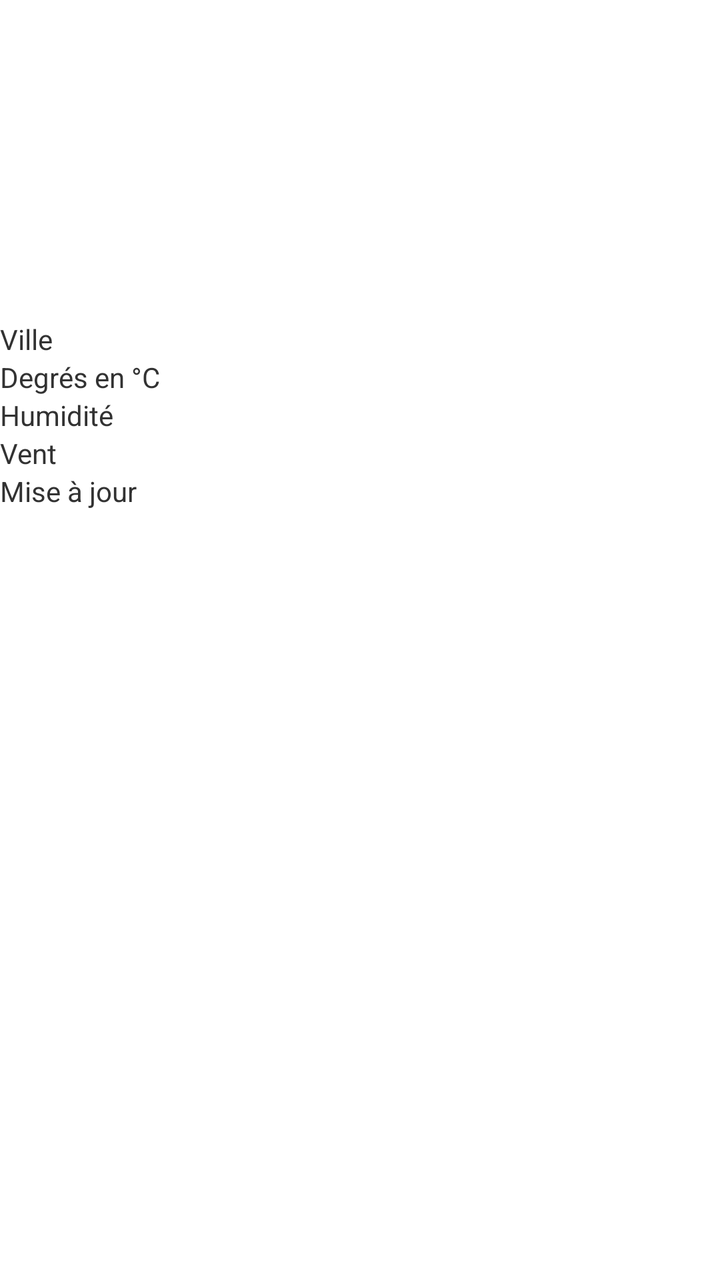
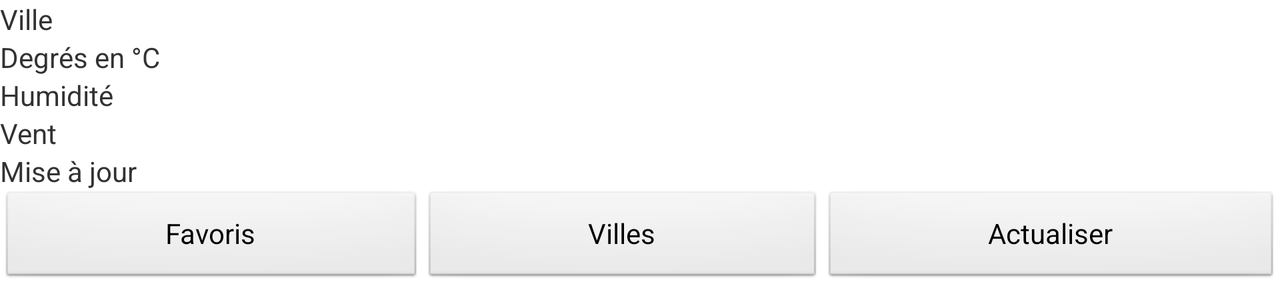

Two renders of one Android screen. The first uses the default layout on a phone; the second uses the alternative layout the repository ships for a different screen configuration, on a matching device. The two XML files are below.
<!-- AndroidManifest.xml: application theme AppTheme -->
<!-- res/layout/activity_main.xml -->
<LinearLayout xmlns:android="http://schemas.android.com/apk/res/android"
	   android:orientation="vertical"
	   android:layout_width="match_parent"
	   android:layout_height="match_parent" >
	
	    <LinearLayout
	        android:layout_width="fill_parent"
	        android:layout_height="wrap_content"
	        android:orientation="vertical"
	        android:gravity="center"
	        android:layout_weight="1">
	
			<ImageView
			    android:id="@+id/imageView1"
			    android:contentDescription="@string/icon"
			    android:src="@drawable/ic_launcher"
			    android:layout_width="wrap_content"
			    android:layout_height="wrap_content"
			    android:scaleType="centerInside"/>
	
	    </LinearLayout>
	
	    <LinearLayout
	        android:layout_width="match_parent"
	        android:orientation="vertical"
	        android:layout_height="0dp"
	        android:layout_weight="3">
	
	        <LinearLayout
	            android:layout_width="match_parent"
	            android:layout_height="wrap_content"
	            android:orientation="horizontal"
	            android:gravity="center">
	
	            <TextView
	                android:layout_width="match_parent"
	                android:layout_height="wrap_content"
	                android:text="@string/city"
	                android:layout_weight="1"/>
	            <TextView
	                android:id="@+id/textViewCity"
	                android:layout_width="match_parent"
	                android:layout_height="wrap_content"
	                android:layout_weight="2"/>
	        </LinearLayout>
	
	        <LinearLayout
	            android:layout_width="match_parent"
	            android:layout_height="wrap_content"
	            android:orientation="horizontal"
	            android:gravity="center">
	
	            <TextView
	                android:layout_width="match_parent"
	                android:layout_height="wrap_content"
	                android:text="@string/degrees"
	                android:layout_weight="1"/>
	            <TextView
	                android:id="@+id/textViewDegres"
	                android:layout_width="match_parent"
	                android:layout_height="wrap_content"
	                android:layout_weight="2" />
	        </LinearLayout>
	
	        <LinearLayout
	            android:layout_width="match_parent"
	            android:layout_height="wrap_content"
	            android:orientation="horizontal"
	            android:gravity="center">
	
	            <TextView
	                android:layout_width="match_parent"
	                android:layout_height="wrap_content"
	                android:text="@string/humidity"
	                android:layout_weight="1"/>
	            <TextView
	                android:id="@+id/textViewHumidite"
	                android:layout_width="match_parent"
	                android:layout_height="wrap_content"
	                android:layout_weight="2" />
	        </LinearLayout>
	
	        <LinearLayout
	            android:layout_width="match_parent"
	            android:layout_height="wrap_content"
	            android:orientation="horizontal"
	            android:gravity="center">
	
	            <TextView
	                android:layout_width="match_parent"
	                android:layout_height="wrap_content"
	                android:text="@string/wind"
	                android:layout_weight="1"/>
	            <TextView
	                android:id="@+id/textViewVent"
	                android:layout_width="match_parent"
	                android:layout_height="wrap_content"
	                android:layout_weight="2" />
	        </LinearLayout>

	        	        <LinearLayout
	            android:layout_width="match_parent"
	            android:layout_height="wrap_content"
	            android:orientation="horizontal"
	            android:gravity="center">
	
	            <TextView
	                android:layout_width="match_parent"
	                android:layout_height="wrap_content"
	                android:text="@string/date"
	                android:layout_weight="1"/>
	            <TextView
	                android:id="@+id/textViewDate"
	                android:layout_width="match_parent"
	                android:layout_height="wrap_content"
	                android:layout_weight="2" />
	        </LinearLayout>
	        

	
	    </LinearLayout>
	
	</LinearLayout>
<!-- resources referenced by this layout -->
<resources>
  <string name="city">Ville</string>
  <string name="date">Mise à jour</string>
  <string name="degrees">Degrés en °C</string>
  <string name="humidity">Humidité</string>
  <string name="icon">weathear_icon</string>
  <string name="wind">Vent</string>
  <!-- from res/values-v14/ -->
  <style name="AppTheme" parent="AppBaseTheme">
          
      </style>
  <!-- from res/values-v14/ -->
  <style name="AppBaseTheme" parent="android:Theme.Light">
          
      </style>
</resources>
<!-- res/layout-land/activity_main.xml (the repository's variant of the layout above) -->
<!-- drawn on the phone turned sideways -->
<ScrollView
				    xmlns:android="http://schemas.android.com/apk/res/android"
			    android:id="@+id/scrollView1"
			    android:layout_width="match_parent"
			    android:layout_height="wrap_content" >
	<LinearLayout 
	   android:orientation="vertical"
	   android:layout_width="match_parent"
	   android:layout_height="match_parent" >

	    <LinearLayout
	        android:layout_width="fill_parent"
	        android:layout_height="wrap_content"
	        android:orientation="vertical"
	        android:gravity="center"
	        android:layout_weight="1">
	
			<ImageView
			    android:id="@+id/imageView1"
			    android:contentDescription="@string/icon"
			    android:src="@drawable/ic_launcher"
			    android:layout_width="wrap_content"
			    android:layout_height="wrap_content"
			    android:scaleType="centerInside"/>



			    <LinearLayout
			        android:layout_width="match_parent"
			        android:layout_height="match_parent"
			        android:orientation="vertical" >
			    </LinearLayout>

	
	    </LinearLayout>
	
	    <LinearLayout
	        android:layout_width="match_parent"
	        android:orientation="vertical"
	        android:layout_height="0dp"
	        android:layout_weight="3">
	
	        <LinearLayout
	            android:layout_width="match_parent"
	            android:layout_height="wrap_content"
	            android:orientation="horizontal"
	            android:gravity="center">
	
	            <TextView
	                android:layout_width="match_parent"
	                android:layout_height="wrap_content"
	                android:text="@string/city"
	                android:layout_weight="1"/>
	            <TextView
	                android:id="@+id/textViewCity"
	                android:layout_width="match_parent"
	                android:layout_height="wrap_content"
	                android:layout_weight="2"/>
	        </LinearLayout>
	
	        <LinearLayout
	            android:layout_width="match_parent"
	            android:layout_height="wrap_content"
	            android:orientation="horizontal"
	            android:gravity="center">
	
	            <TextView
	                android:layout_width="match_parent"
	                android:layout_height="wrap_content"
	                android:text="@string/degrees"
	                android:layout_weight="1"/>
	            <TextView
	                android:id="@+id/textViewDegres"
	                android:layout_width="match_parent"
	                android:layout_height="wrap_content"
	                android:layout_weight="2" />
	        </LinearLayout>
	
	        <LinearLayout
	            android:layout_width="match_parent"
	            android:layout_height="wrap_content"
	            android:orientation="horizontal"
	            android:gravity="center">
	
	            <TextView
	                android:layout_width="match_parent"
	                android:layout_height="wrap_content"
	                android:text="@string/humidity"
	                android:layout_weight="1"/>
	            <TextView
	                android:id="@+id/textViewHumidite"
	                android:layout_width="match_parent"
	                android:layout_height="wrap_content"
	                android:layout_weight="2" />
	        </LinearLayout>
	
	        <LinearLayout
	            android:layout_width="match_parent"
	            android:layout_height="wrap_content"
	            android:orientation="horizontal"
	            android:gravity="center">
	
	            <TextView
	                android:layout_width="match_parent"
	                android:layout_height="wrap_content"
	                android:text="@string/wind"
	                android:layout_weight="1"/>
	            <TextView
	                android:id="@+id/textViewVent"
	                android:layout_width="match_parent"
	                android:layout_height="wrap_content"
	                android:layout_weight="2" />
	        </LinearLayout>

	        <LinearLayout
	            android:layout_width="match_parent"
	            android:layout_height="wrap_content"
	            android:orientation="horizontal"
	            android:gravity="center">
	
	            <TextView
	                android:layout_width="match_parent"
	                android:layout_height="wrap_content"
	                android:text="@string/date"
	                android:layout_weight="1"/>
	            <TextView
	                
	                android:id="@+id/textViewDate"
	                android:layout_width="match_parent"
	                android:layout_height="wrap_content"
	                android:layout_weight="2" />
	        </LinearLayout>

	        <LinearLayout
	            android:layout_width="match_parent"
	            android:layout_height="wrap_content"
	            android:orientation="horizontal"
	            android:gravity="center">
	            
	            <Button
			        android:id="@+id/buttonFavoris"
			        android:layout_width="wrap_content"
			        android:layout_height="wrap_content"
			        android:layout_weight="1"
			        android:onClick="Favoris"
			        android:text="@string/favoris" />
	            <Button
			        android:id="@+id/buttonVille"
			        android:layout_width="wrap_content"
			        android:layout_height="wrap_content"
			        android:layout_weight="1"
			        android:onClick="Ville"
			        android:text="@string/villes" />
	
	            <Button
			        android:id="@+id/buttonRaffraichir"
			        android:layout_width="wrap_content"
			        android:layout_height="wrap_content"

			        android:layout_weight="1"
			        android:onClick="RefreshData"
			        android:text="@string/actualiser" />

	        </LinearLayout>	        	        

	
	    </LinearLayout>
	    			
	
	</LinearLayout>
</ScrollView>
<!-- resources referenced by the variant -->
<!-- as the phone turned sideways resolves them -->
<resources>
  <string name="actualiser">Actualiser</string>
  <string name="city">Ville</string>
  <string name="date">Mise à jour</string>
  <string name="degrees">Degrés en °C</string>
  <string name="favoris">Favoris</string>
  <string name="humidity">Humidité</string>
  <string name="icon">weathear_icon</string>
  <string name="villes">Villes</string>
  <string name="wind">Vent</string>
  <!-- from res/values-v14/ -->
  <style name="AppTheme" parent="AppBaseTheme">
          
      </style>
  <!-- from res/values-v14/ -->
  <style name="AppBaseTheme" parent="android:Theme.Light">
          
      </style>
</resources>
